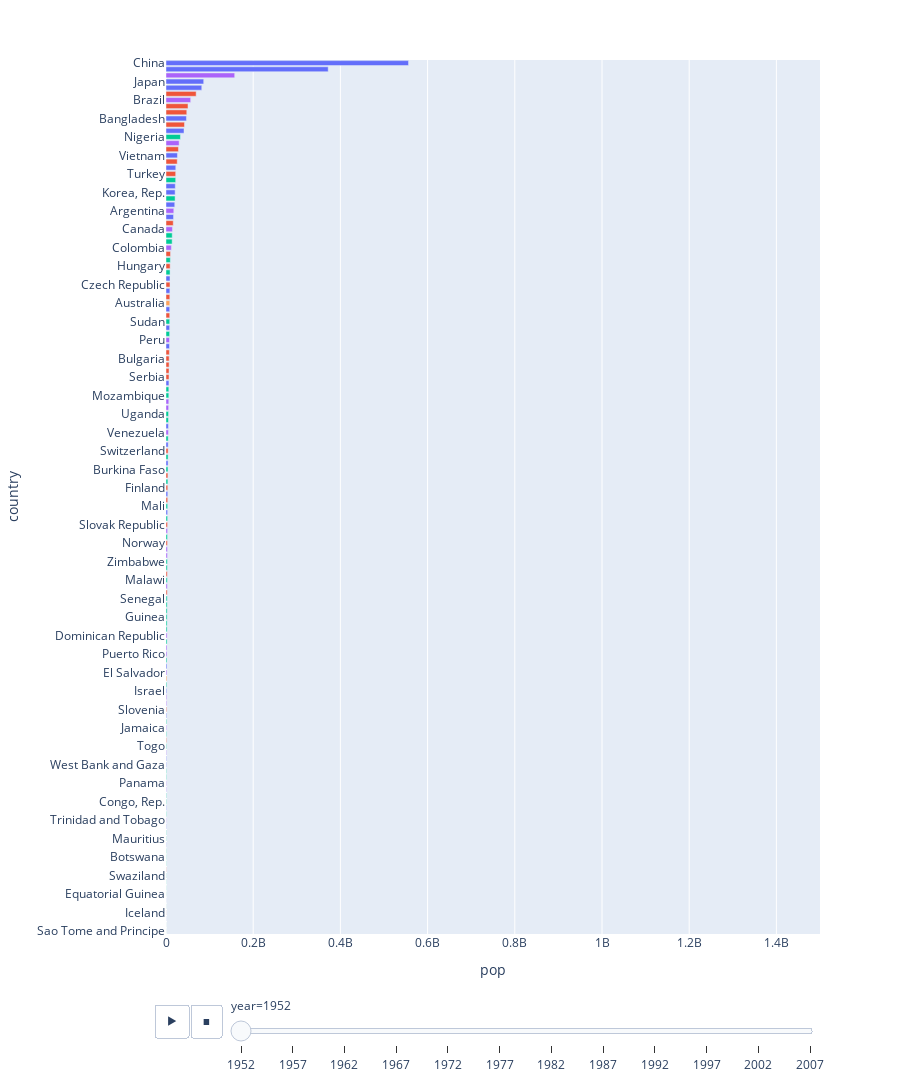

The code cell stored with this chart in its notebook:
### Markdown cell above
## Question 6:

Clean up the country animation. Set the height size of the figure to 1000 to have a better view of the animation

### Code cell
# YOUR CODE HERE

fig = px.bar(df, x="pop", y="country", color="continent", orientation='h',
        animation_frame="year", animation_group="country", range_x=[0,1500000000])

fig.update_layout(height=len(df) * 2  )
fig.update_layout(showlegend=False)
fig.update_yaxes(categoryorder='total ascending')
fig.update_traces(textfont_size=12, textangle=0, textposition="outside", cliponaxis=False)
fig.show()

### Figure 1 — Plotly figure (JSON) as saved in the notebook; plotly's stock layout.template omitted (floating-point values rounded to 4 significant figures)
{"data": [{"alignmentgroup": "True", "cliponaxis": false, "hovertemplate": "continent=Asia<br>year=1952<br>pop=%{x}<br>country=%{y}<extra></extra>", "ids": ["Afghanistan", "Bahrain", "Bangladesh", "Cambodia", "China", "Hong Kong, China", "India", "Indonesia", "Iran", "Iraq", "Israel", "Japan", "Jordan", "Korea, Dem. Rep.", "Korea, Rep.", "Kuwait", "Lebanon", "Malaysia", "Mongolia", "Myanmar", "Nepal", "Oman", "Pakistan", "Philippines", "Saudi Arabia", "Singapore", "Sri Lanka", "Syria", "Taiwan", "Thailand", "Vietnam", "West Bank and Gaza", "Yemen, Rep."], "legendgroup": "Asia", "marker": {"color": "#636efa", "pattern": {"shape": ""}}, "name": "Asia", "offsetgroup": "Asia", "orientation": "h", "showlegend": true, "textangle": 0, "textfont": {"size": 12}, "textposition": "outside", "type": "bar", "x": [8425333, 120447, 46886859, 4693836, 556263527, 2125900, 372000000, 82052000, 17272000, 5441766, 1620914, 86459025, 607914, 8865488, 20947571, 160000, 1439529, 6748378, 800663, 20092996, 9182536, 507833, 41346560, 22438691, 4005677, 1127000, 7982342, 3661549, 8550362, 21289402, 26246839, 1030585, 4963829], "xaxis": "x", "y": ["Afghanistan", "Bahrain", "Bangladesh", "Cambodia", "China", "Hong Kong, China", "India", "Indonesia", "Iran", "Iraq", "Israel", "Japan", "Jordan", "Korea, Dem. Rep.", "Korea, Rep.", "Kuwait", "Lebanon", "Malaysia", "Mongolia", "Myanmar", "Nepal", "Oman", "Pakistan", "Philippines", "Saudi Arabia", "Singapore", "Sri Lanka", "Syria", "Taiwan", "Thailand", "Vietnam", "West Bank and Gaza", "Yemen, Rep."], "yaxis": "y"}, {"alignmentgroup": "True", "cliponaxis": false, "hovertemplate": "continent=Europe<br>year=1952<br>pop=%{x}<br>country=%{y}<extra></extra>", "ids": ["Albania", "Austria", "Belgium", "Bosnia and Herzegovina", "Bulgaria", "Croatia", "Czech Republic", "Denmark", "Finland", "France", "Germany", "Greece", "Hungary", "Iceland", "Ireland", "Italy", "Montenegro", "Netherlands", "Norway", "Poland", "Portugal", "Romania", "Serbia", "Slovak Republic", "Slovenia", "Spain", "Sweden", "Switzerland", "Turkey", "United Kingdom"], "legendgroup": "Europe", "marker": {"color": "#EF553B", "pattern": {"shape": ""}}, "name": "Europe", "offsetgroup": "Europe", "orientation": "h", "showlegend": true, "textangle": 0, "textfont": {"size": 12}, "textposition": "outside", "type": "bar", "x": [1282697, 6927772, 8730405, 2791000, 7274900, 3882229, 9125183, 4334000, 4090500, 42459667, 69145952, 7733250, 9504000, 147962, 2952156, 47666000, 413834, 10381988, 3327728, 25730551, 8526050, 16630000, 6860147, 3558137, 1489518, 28549870, 7124673, 4815000, 22235677, 50430000], "xaxis": "x", "y": ["Albania", "Austria", "Belgium", "Bosnia and Herzegovina", "Bulgaria", "Croatia", "Czech Republic", "Denmark", "Finland", "France", "Germany", "Greece", "Hungary", "Iceland", "Ireland", "Italy", "Montenegro", "Netherlands", "Norway", "Poland", "Portugal", "Romania", "Serbia", "Slovak Republic", "Slovenia", "Spain", "Sweden", "Switzerland", "Turkey", "United Kingdom"], "yaxis": "y"}, {"alignmentgroup": "True", "cliponaxis": false, "hovertemplate": "continent=Africa<br>year=1952<br>pop=%{x}<br>country=%{y}<extra></extra>", "ids": ["Algeria", "Angola", "Benin", "Botswana", "Burkina Faso", "Burundi", "Cameroon", "Central African Republic", "Chad", "Comoros", "Congo, Dem. Rep.", "Congo, Rep.", "Cote d'Ivoire", "Djibouti", "Egypt", "Equatorial Guinea", "Eritrea", "Ethiopia", "Gabon", "Gambia", "Ghana", "Guinea", "Guinea-Bissau", "Kenya", "Lesotho", "Liberia", "Libya", "Madagascar", "Malawi", "Mali", "Mauritania", "Mauritius", "Morocco", "Mozambique", "Namibia", "Niger", "Nigeria", "Reunion", "Rwanda", "Sao Tome and Principe", "Senegal", "Sierra Leone", "Somalia", "South Africa", "Sudan", "Swaziland", "Tanzania", "Togo", "Tunisia", "Uganda", "Zambia", "Zimbabwe"], "legendgroup": "Africa", "marker": {"color": "#00cc96", "pattern": {"shape": ""}}, "name": "Africa", "offsetgroup": "Africa", "orientation": "h", "showlegend": true, "textangle": 0, "textfont": {"size": 12}, "textposition": "outside", "type": "bar", "x": [9279525, 4232095, 1738315, 442308, 4469979, 2445618, 5009067, 1291695, 2682462, 153936, 14100005, 854885, 2977019, 63149, 22223309, 216964, 1438760, 20860941, 420702, 284320, 5581001, 2664249, 580653, 6464046, 748747, 863308, 1019729, 4762912, 2917802, 3838168, 1022556, 516556, 9939217, 6446316, 485831, 3379468, 33119096, 257700, 2534927, 60011, 2755589, 2143249, 2526994, 14264935, 8504667, 290243, 8322925, 1219113, 3647735, 5824797, 2672000, 3080907], "xaxis": "x", "y": ["Algeria", "Angola", "Benin", "Botswana", "Burkina Faso", "Burundi", "Cameroon", "Central African Republic", "Chad", "Comoros", "Congo, Dem. Rep.", "Congo, Rep.", "Cote d'Ivoire", "Djibouti", "Egypt", "Equatorial Guinea", "Eritrea", "Ethiopia", "Gabon", "Gambia", "Ghana", "Guinea", "Guinea-Bissau", "Kenya", "Lesotho", "Liberia", "Libya", "Madagascar", "Malawi", "Mali", "Mauritania", "Mauritius", "Morocco", "Mozambique", "Namibia", "Niger", "Nigeria", "Reunion", "Rwanda", "Sao Tome and Principe", "Senegal", "Sierra Leone", "Somalia", "South Africa", "Sudan", "Swaziland", "Tanzania", "Togo", "Tunisia", "Uganda", "Zambia", "Zimbabwe"], "yaxis": "y"}, {"alignmentgroup": "True", "cliponaxis": false, "hovertemplate": "continent=Americas<br>year=1952<br>pop=%{x}<br>country=%{y}<extra></extra>", "ids": ["Argentina", "Bolivia", "Brazil", "Canada", "Chile", "Colombia", "Costa Rica", "Cuba", "Dominican Republic", "Ecuador", "El Salvador", "Guatemala", "Haiti", "Honduras", "Jamaica", "Mexico", "Nicaragua", "Panama", "Paraguay", "Peru", "Puerto Rico", "Trinidad and Tobago", "United States", "Uruguay", "Venezuela"], "legendgroup": "Americas", "marker": {"color": "#ab63fa", "pattern": {"shape": ""}}, "name": "Americas", "offsetgroup": "Americas", "orientation": "h", "showlegend": true, "textangle": 0, "textfont": {"size": 12}, "textposition": "outside", "type": "bar", "x": [17876956, 2883315, 56602560, 14785584, 6377619, 12350771, 926317, 6007797, 2491346, 3548753, 2042865, 3146381, 3201488, 1517453, 1426095, 30144317, 1165790, 940080, 1555876, 8025700, 2227000, 662850, 157553000, 2252965, 5439568], "xaxis": "x", "y": ["Argentina", "Bolivia", "Brazil", "Canada", "Chile", "Colombia", "Costa Rica", "Cuba", "Dominican Republic", "Ecuador", "El Salvador", "Guatemala", "Haiti", "Honduras", "Jamaica", "Mexico", "Nicaragua", "Panama", "Paraguay", "Peru", "Puerto Rico", "Trinidad and Tobago", "United States", "Uruguay", "Venezuela"], "yaxis": "y"}, {"alignmentgroup": "True", "cliponaxis": false, "hovertemplate": "continent=Oceania<br>year=1952<br>pop=%{x}<br>country=%{y}<extra></extra>", "ids": ["Australia", "New Zealand"], "legendgroup": "Oceania", "marker": {"color": "#FFA15A", "pattern": {"shape": ""}}, "name": "Oceania", "offsetgroup": "Oceania", "orientation": "h", "showlegend": true, "textangle": 0, "textfont": {"size": 12}, "textposition": "outside", "type": "bar", "x": [8691212, 1994794], "xaxis": "x", "y": ["Australia", "New Zealand"], "yaxis": "y"}], "layout": {"barmode": "relative", "height": 3408, "legend": {"title": {"text": "continent"}, "tracegroupgap": 0}, "margin": {"t": 60}, "showlegend": false, "sliders": [{"active": 0, "currentvalue": {"prefix": "year="}, "len": 0.9, "pad": {"b": 10, "t": 60}, "steps": [{"args": [["1952"], {"frame": {"duration": 0, "redraw": true}, "fromcurrent": true, "mode": "immediate", "transition": {"duration": 0, "easing": "linear"}}], "label": "1952", "method": "animate"}, {"args": [["1957"], {"frame": {"duration": 0, "redraw": true}, "fromcurrent": true, "mode": "immediate", "transition": {"duration": 0, "easing": "linear"}}], "label": "1957", "method": "animate"}, {"args": [["1962"], {"frame": {"duration": 0, "redraw": true}, "fromcurrent": true, "mode": "immediate", "transition": {"duration": 0, "easing": "linear"}}], "label": "1962", "method": "animate"}, {"args": [["1967"], {"frame": {"duration": 0, "redraw": true}, "fromcurrent": true, "mode": "immediate", "transition": {"duration": 0, "easing": "linear"}}], "label": "1967", "method": "animate"}, {"args": [["1972"], {"frame": {"duration": 0, "redraw": true}, "fromcurrent": true, "mode": "immediate", "transition": {"duration": 0, "easing": "linear"}}], "label": "1972", "method": "animate"}, {"args": [["1977"], {"frame": {"duration": 0, "redraw": true}, "fromcurrent": true, "mode": "immediate", "transition": {"duration": 0, "easing": "linear"}}], "label": "1977", "method": "animate"}, {"args": [["1982"], {"frame": {"duration": 0, "redraw": true}, "fromcurrent": true, "mode": "immediate", "transition": {"duration": 0, "easing": "linear"}}], "label": "1982", "method": "animate"}, {"args": [["1987"], {"frame": {"duration": 0, "redraw": true}, "fromcurrent": true, "mode": "immediate", "transition": {"duration": 0, "easing": "linear"}}], "label": "1987", "method": "animate"}, {"args": [["1992"], {"frame": {"duration": 0, "redraw": true}, "fromcurrent": true, "mode": "immediate", "transition": {"duration": 0, "easing": "linear"}}], "label": "1992", "method": "animate"}, {"args": [["1997"], {"frame": {"duration": 0, "redraw": true}, "fromcurrent": true, "mode": "immediate", "transition": {"duration": 0, "easing": "linear"}}], "label": "1997", "method": "animate"}, {"args": [["2002"], {"frame": {"duration": 0, "redraw": true}, "fromcurrent": true, "mode": "immediate", "transition": {"duration": 0, "easing": "linear"}}], "label": "2002", "method": "animate"}, {"args": [["2007"], {"frame": {"duration": 0, "redraw": true}, "fromcurrent": true, "mode": "immediate", "transition": {"duration": 0, "easing": "linear"}}], "label": "2007", "method": "animate"}], "x": 0.1, "xanchor": "left", "y": 0, "yanchor": "top"}], "updatemenus": [{"buttons": [{"args": [null, {"frame": {"duration": 500, "redraw": true}, "fromcurrent": true, "mode": "immediate", "transition": {"duration": 500, "easing": "linear"}}], "label": "&#9654;", "method": "animate"}, {"args": [[null], {"frame": {"duration": 0, "redraw": true}, "fromcurrent": true, "mode": "immediate", "transition": {"duration": 0, "easing": "linear"}}], "label": "&#9724;", "method": "animate"}], "direction": "left", "pad": {"r": 10, "t": 70}, "showactive": false, "type": "buttons", "x": 0.1, "xanchor": "right", "y": 0, "yanchor": "top"}], "xaxis": {"anchor": "y", "domain": [0, 1], "range": [0, 1500000000], "title": {"text": "pop"}}, "yaxis": {"anchor": "x", "categoryorder": "total ascending", "domain": [0, 1], "title": {"text": "country"}}}}
